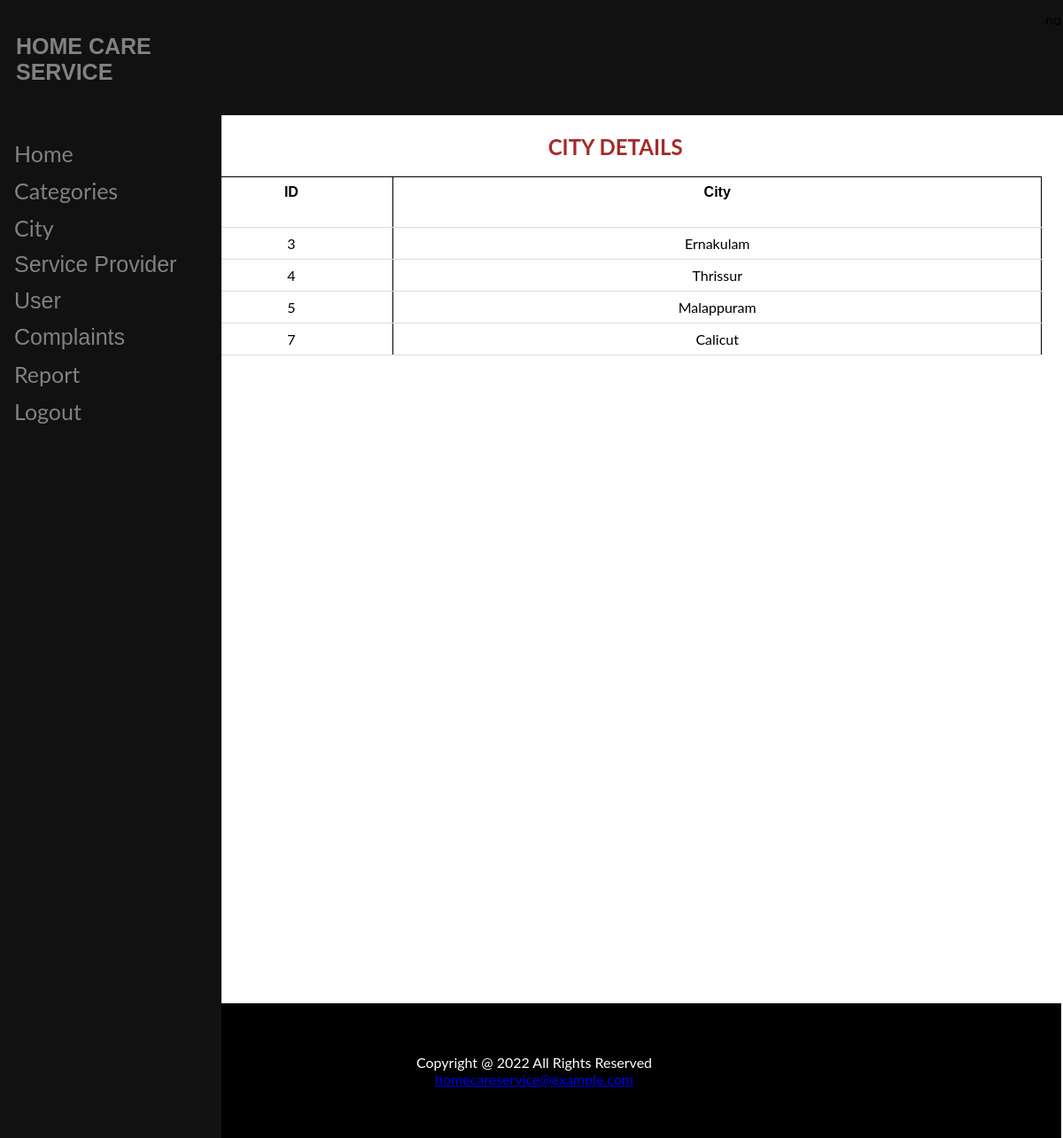
Page /adminreportcity.php on the committed database.
### tables this page shows
CREATE TABLE `cities` (
  `cid` int(100) NOT NULL,
  `city` varchar(100) NOT NULL
);

### adminreportcity.php (the view, shortened to what this page needs)
<html>
<?php include"adminheader.php"?>
</head>
<body>
<form action="city.php" method="post">
<div style="margin-left:16%;padding:1px 16px;height:1000px;">
    <h2>CITY DETAILS</h2>
<?php
include"dbconfig.php";
$result = mysqli_query($handle, "SELECT * FROM cities ORDER BY cid");
echo '<table border="0" cellspacing="2" cellpadding="2">
      <tr>
          <td> <font face="Arial"><h4> ID </h4></font> </td>
          <td> <font face="Arial"><h4>City </h4></font> </td>
      </tr>';
  while ($row = $result->fetch_assoc())
  {
      $field1name = $row["cid"];
      $field2name = $row["city"];
      echo '<tr>
                <td>'.$field1name.'</td>
                <td>'.$field2name.'</td> ';
                echo "</tr>";
}
echo "</table>";
?>
</div>
<?php include"footer.php"?>
</body>
</html>

### adminheader.php (style rules this page uses)
body { font-family: "Lato", sans-serif; }

### adminreportcity.php (style rules this page uses)
h2 { text-align: center; color: brown; }
table { border: 1px solid; border-collapse: collapse; width: 100%; }
th, td { padding: 8px; text-align: center; border: 1px solid; border-bottom: 1px solid #ddd; }

### rows in the picture
cities: cid "3", city "Ernakulam"
cities: cid "4", city "Thrissur"
cities: cid "5", city "Malappuram"
cities: cid "7", city "Calicut"
